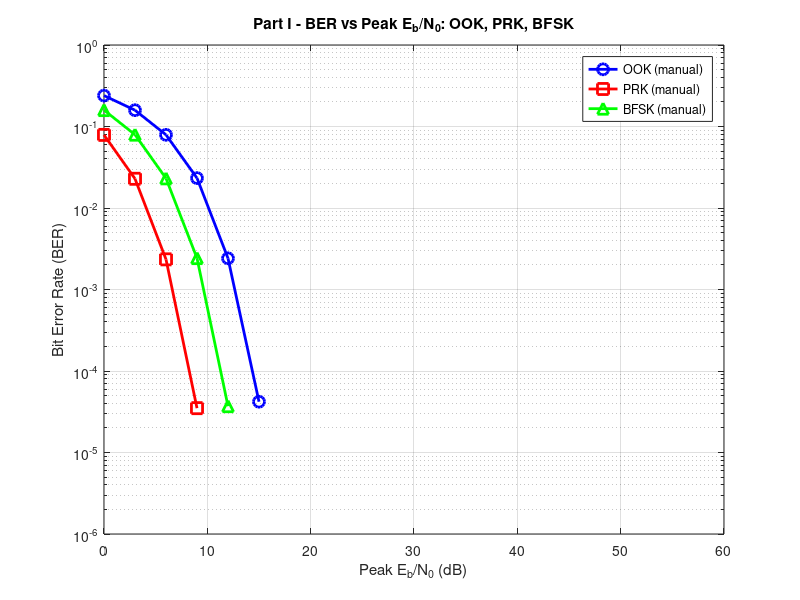
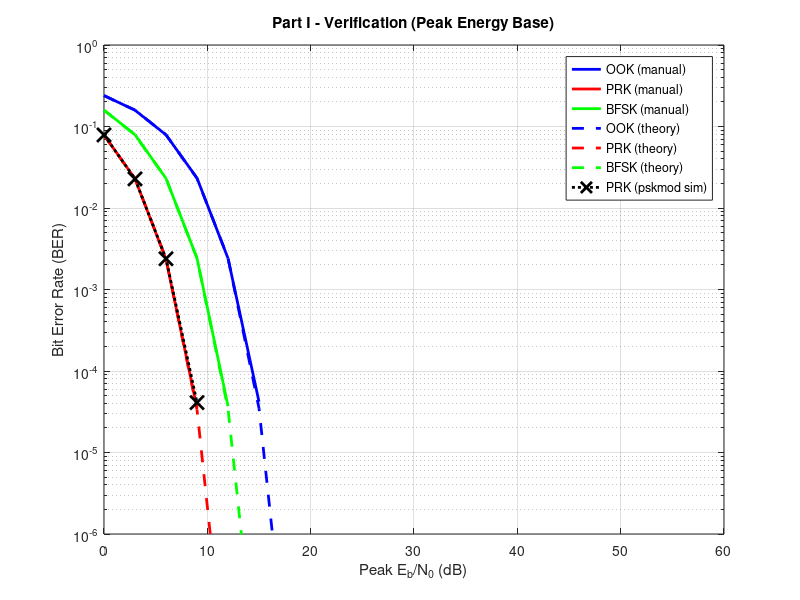

These figures' MATLAB source, in order:
% Part I: Performance of OOK, PRK, and BFSK (Peak Eb/N0)

clear; clc; close all;

%% 1. Simulation Parameters
N_bits = 1e6; 
EbN0_dB = 0:3:60; 

BER_OOK_manual = []; BER_PRK_manual = []; BER_BFSK_manual = [];

%% 2. Generate Random Binary Data
data = randi([0 1], 1, N_bits);

%% Manual Implementation Loop (Peak Eb/N0)
for ebno = EbN0_dB
    EbN0_lin = 10^(ebno/10);
    N0 = 1 / EbN0_lin; 
    noise_variance = N0 / 2; % Baseband noise variance per dimension
    
    % --- PRK (BPSK) ---
    s_prk = 2*data - 1; 
    noise_prk = sqrt(noise_variance) * randn(1, N_bits); 
    detected_prk = (s_prk + noise_prk) > 0;
    BER_PRK_manual = [BER_PRK_manual, sum(data ~= detected_prk) / N_bits];
    
    % --- BFSK (Orthogonal) ---
    s_bfsk = zeros(1, N_bits);
    s_bfsk(data == 0) = 1; s_bfsk(data == 1) = 1i; 
    noise_bfsk = sqrt(noise_variance) * (randn(1, N_bits) + 1i*randn(1, N_bits));
    detected_bfsk = imag(s_bfsk + noise_bfsk) > real(s_bfsk + noise_bfsk);
    BER_BFSK_manual = [BER_BFSK_manual, sum(data ~= detected_bfsk) / N_bits];

    % --- OOK (On-Off Keying) ---
    s_ook = data; 
    noise_ook = sqrt(noise_variance) * randn(1, N_bits);
    detected_ook = (s_ook + noise_ook) > 0.5;
    BER_OOK_manual = [BER_OOK_manual, sum(data ~= detected_ook) / N_bits];
end

%% Theoretical Formulas 
% PRK Coherent Theory: Q(sqrt(2*Eb/N0))
BER_PRK_theory = qfunc(sqrt(2 * 10.^(EbN0_dB/10)));

% BFSK Coherent Theory: Q(sqrt(Eb/N0))
BER_BFSK_theory = qfunc(sqrt(10.^(EbN0_dB/10)));

% OOK Peak Theory: Q(sqrt(0.5 * Eb/N0))
BER_OOK_theory = qfunc(sqrt(0.5 * 10.^(EbN0_dB/10)));


%% Built-in Verification 
BER_PRK_builtin = zeros(1, length(EbN0_dB));

for i = 1:length(EbN0_dB)
    disp(['Processing Built-in PRK Eb/N0: ', num2str(EbN0_dB(i)), ' dB...']); 
    s_prk_built = pskmod(data, 2); 
    r_prk_built = awgn(s_prk_built, EbN0_dB(i), 'measured');
    det_prk_built = pskdemod(r_prk_built, 2);
    [~, BER_PRK_builtin(i)] = biterr(data, det_prk_built);
end

%% Plot Figure 1: Manual Only
figure('Name', 'Figure 1: Manual Simulation', 'Position', [100, 100, 800, 600]);
semilogy(EbN0_dB, BER_OOK_manual, 'b-o', 'LineWidth', 2, 'MarkerSize', 8); hold on;
semilogy(EbN0_dB, BER_PRK_manual, 'r-s', 'LineWidth', 2, 'MarkerSize', 8);
semilogy(EbN0_dB, BER_BFSK_manual, 'g-^', 'LineWidth', 2, 'MarkerSize', 8);
grid on;
title('Part I - BER vs Peak E_b/N_0: OOK, PRK, BFSK');
xlabel('Peak E_b/N_0 (dB)'); ylabel('Bit Error Rate (BER)');
legend('OOK (manual)', 'PRK (manual)', 'BFSK (manual)');
ylim([1e-6 1]);

%% Plot Figure 2: Manual vs Theory vs Built-in (Combined)
figure('Name', 'Figure 2: Verification', 'Position', [150, 150, 800, 600]);

% 1. Manual Simulations (Solid lines)
semilogy(EbN0_dB, BER_OOK_manual, 'b-', 'LineWidth', 2); hold on;
semilogy(EbN0_dB, BER_PRK_manual, 'r-', 'LineWidth', 2);
semilogy(EbN0_dB, BER_BFSK_manual, 'g-', 'LineWidth', 2);

% 2. Theoretical Curves (Dashed lines)
semilogy(EbN0_dB, BER_OOK_theory, 'b--', 'LineWidth', 2);
semilogy(EbN0_dB, BER_PRK_theory, 'r--', 'LineWidth', 2);
semilogy(EbN0_dB, BER_BFSK_theory, 'g--', 'LineWidth', 2);

% 3. Built-in PRK Verification 
semilogy(EbN0_dB, BER_PRK_builtin, 'k:x', 'MarkerSize', 10, 'LineWidth', 2);

grid on;
title('Part I - Verification (Peak Energy Base)');
xlabel('Peak E_b/N_0 (dB)'); ylabel('Bit Error Rate (BER)');
legend('OOK (manual)', 'PRK (manual)', 'BFSK (manual)', ...
       'OOK (theory)', 'PRK (theory)', 'BFSK (theory)', ...
       'PRK (pskmod sim)');
ylim([1e-6 1]);
